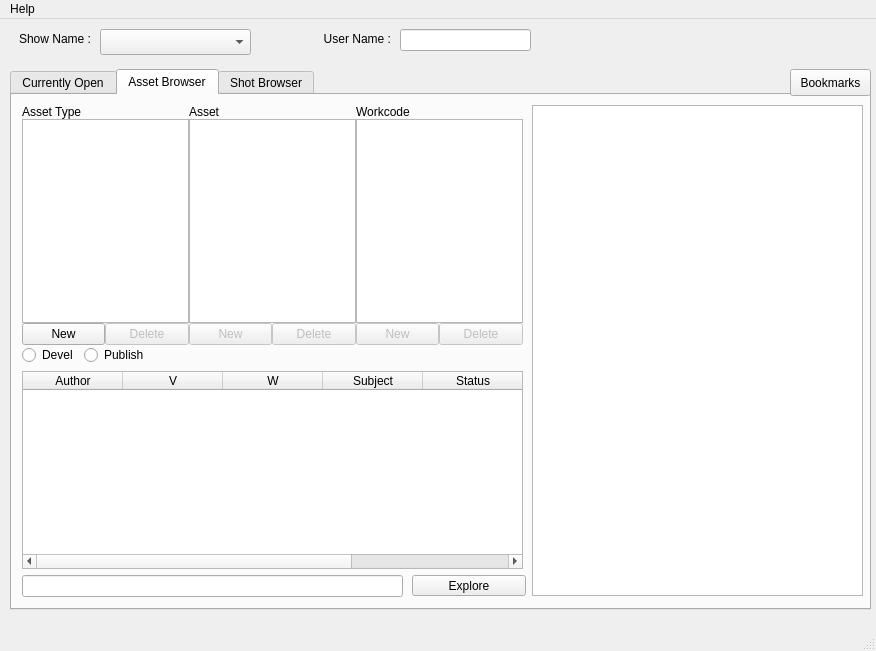
<?xml version="1.0" encoding="UTF-8"?>
<ui version="4.0">
 <class>ipipeline_GUI</class>
 <widget class="QMainWindow" name="ipipeline_GUI">
  <property name="geometry">
   <rect>
    <x>0</x>
    <y>0</y>
    <width>876</width>
    <height>651</height>
   </rect>
  </property>
  <property name="sizePolicy">
   <sizepolicy hsizetype="Fixed" vsizetype="Fixed">
    <horstretch>0</horstretch>
    <verstretch>0</verstretch>
   </sizepolicy>
  </property>
  <property name="minimumSize">
   <size>
    <width>876</width>
    <height>651</height>
   </size>
  </property>
  <property name="windowTitle">
   <string>iPipeline</string>
  </property>
  <widget class="QWidget" name="centralwidget">
   <widget class="QComboBox" name="projNameCombo">
    <property name="geometry">
     <rect>
      <x>100</x>
      <y>10</y>
      <width>151</width>
      <height>26</height>
     </rect>
    </property>
   </widget>
   <widget class="QLabel" name="label_15">
    <property name="enabled">
     <bool>true</bool>
    </property>
    <property name="geometry">
     <rect>
      <x>310</x>
      <y>10</y>
      <width>81</width>
      <height>20</height>
     </rect>
    </property>
    <property name="text">
     <string>User Name :</string>
    </property>
    <property name="alignment">
     <set>Qt::AlignRight|Qt::AlignTrailing|Qt::AlignVCenter</set>
    </property>
   </widget>
   <widget class="QLineEdit" name="userNameLineEdit">
    <property name="geometry">
     <rect>
      <x>400</x>
      <y>10</y>
      <width>131</width>
      <height>22</height>
     </rect>
    </property>
   </widget>
   <widget class="QLabel" name="label_16">
    <property name="geometry">
     <rect>
      <x>0</x>
      <y>10</y>
      <width>91</width>
      <height>20</height>
     </rect>
    </property>
    <property name="text">
     <string>Show Name :</string>
    </property>
    <property name="alignment">
     <set>Qt::AlignRight|Qt::AlignTrailing|Qt::AlignVCenter</set>
    </property>
   </widget>
   <widget class="QTabWidget" name="tabWidget">
    <property name="geometry">
     <rect>
      <x>10</x>
      <y>50</y>
      <width>861</width>
      <height>541</height>
     </rect>
    </property>
    <property name="currentIndex">
     <number>1</number>
    </property>
    <widget class="QWidget" name="tab">
     <attribute name="title">
      <string>Currently Open</string>
     </attribute>
     <widget class="QLabel" name="currOpenTitle">
      <property name="geometry">
       <rect>
        <x>10</x>
        <y>10</y>
        <width>131</width>
        <height>16</height>
       </rect>
      </property>
      <property name="text">
       <string>CURRENTLY OPEN:</string>
      </property>
     </widget>
     <widget class="QLabel" name="label_5">
      <property name="geometry">
       <rect>
        <x>10</x>
        <y>140</y>
        <width>62</width>
        <height>16</height>
       </rect>
      </property>
      <property name="text">
       <string>Actions</string>
      </property>
     </widget>
     <widget class="QLabel" name="label_6">
      <property name="geometry">
       <rect>
        <x>200</x>
        <y>140</y>
        <width>62</width>
        <height>16</height>
       </rect>
      </property>
      <property name="text">
       <string>History</string>
      </property>
     </widget>
     <widget class="QLineEdit" name="currOpenLocationField">
      <property name="geometry">
       <rect>
        <x>200</x>
        <y>480</y>
        <width>481</width>
        <height>22</height>
       </rect>
      </property>
      <property name="readOnly">
       <bool>true</bool>
      </property>
     </widget>
     <widget class="QPushButton" name="currOpenExploreButton">
      <property name="geometry">
       <rect>
        <x>690</x>
        <y>480</y>
        <width>114</width>
        <height>21</height>
       </rect>
      </property>
      <property name="text">
       <string>Explore</string>
      </property>
     </widget>
     <widget class="Line" name="line">
      <property name="geometry">
       <rect>
        <x>10</x>
        <y>130</y>
        <width>791</width>
        <height>16</height>
       </rect>
      </property>
      <property name="orientation">
       <enum>Qt::Horizontal</enum>
      </property>
     </widget>
     <widget class="QLabel" name="label">
      <property name="geometry">
       <rect>
        <x>150</x>
        <y>70</y>
        <width>62</width>
        <height>16</height>
       </rect>
      </property>
      <property name="text">
       <string>Prod:</string>
      </property>
     </widget>
     <widget class="QLineEdit" name="currOpenProdField">
      <property name="geometry">
       <rect>
        <x>210</x>
        <y>70</y>
        <width>101</width>
        <height>22</height>
       </rect>
      </property>
      <property name="readOnly">
       <bool>true</bool>
      </property>
     </widget>
     <widget class="QLineEdit" name="currOpenFileField">
      <property name="geometry">
       <rect>
        <x>380</x>
        <y>70</y>
        <width>71</width>
        <height>22</height>
       </rect>
      </property>
      <property name="readOnly">
       <bool>true</bool>
      </property>
     </widget>
     <widget class="QLabel" name="label_14">
      <property name="geometry">
       <rect>
        <x>470</x>
        <y>70</y>
        <width>62</width>
        <height>16</height>
       </rect>
      </property>
      <property name="text">
       <string>Version:</string>
      </property>
     </widget>
     <widget class="QLineEdit" name="currOpenVerField">
      <property name="geometry">
       <rect>
        <x>530</x>
        <y>70</y>
        <width>31</width>
        <height>22</height>
       </rect>
      </property>
      <property name="readOnly">
       <bool>true</bool>
      </property>
     </widget>
     <widget class="QLabel" name="label_19">
      <property name="geometry">
       <rect>
        <x>10</x>
        <y>100</y>
        <width>62</width>
        <height>16</height>
       </rect>
      </property>
      <property name="text">
       <string>Level 1:</string>
      </property>
     </widget>
     <widget class="QLineEdit" name="currOpenLevel1Field">
      <property name="geometry">
       <rect>
        <x>70</x>
        <y>100</y>
        <width>71</width>
        <height>22</height>
       </rect>
      </property>
      <property name="readOnly">
       <bool>true</bool>
      </property>
     </widget>
     <widget class="QLabel" name="label_26">
      <property name="geometry">
       <rect>
        <x>150</x>
        <y>100</y>
        <width>62</width>
        <height>16</height>
       </rect>
      </property>
      <property name="text">
       <string>Level 2:</string>
      </property>
     </widget>
     <widget class="QLineEdit" name="currOpenLevel2Field">
      <property name="geometry">
       <rect>
        <x>210</x>
        <y>100</y>
        <width>101</width>
        <height>22</height>
       </rect>
      </property>
      <property name="readOnly">
       <bool>true</bool>
      </property>
     </widget>
     <widget class="QLabel" name="label_27">
      <property name="geometry">
       <rect>
        <x>320</x>
        <y>100</y>
        <width>62</width>
        <height>16</height>
       </rect>
      </property>
      <property name="text">
       <string>Level 3:</string>
      </property>
     </widget>
     <widget class="QLineEdit" name="currOpenLevel3Field">
      <property name="geometry">
       <rect>
        <x>380</x>
        <y>100</y>
        <width>71</width>
        <height>22</height>
       </rect>
      </property>
      <property name="readOnly">
       <bool>true</bool>
      </property>
     </widget>
     <widget class="QLineEdit" name="currOpenWipField">
      <property name="geometry">
       <rect>
        <x>570</x>
        <y>70</y>
        <width>31</width>
        <height>22</height>
       </rect>
      </property>
      <property name="readOnly">
       <bool>true</bool>
      </property>
     </widget>
     <widget class="QTableWidget" name="currOpenHistoryTable">
      <property name="geometry">
       <rect>
        <x>200</x>
        <y>160</y>
        <width>601</width>
        <height>311</height>
       </rect>
      </property>
      <property name="editTriggers">
       <set>QAbstractItemView::NoEditTriggers</set>
      </property>
      <property name="selectionBehavior">
       <enum>QAbstractItemView::SelectRows</enum>
      </property>
      <column>
       <property name="text">
        <string>Author</string>
       </property>
      </column>
      <column>
       <property name="text">
        <string>Event</string>
       </property>
      </column>
      <column>
       <property name="text">
        <string>V</string>
       </property>
      </column>
      <column>
       <property name="text">
        <string>W</string>
       </property>
      </column>
      <column>
       <property name="text">
        <string>Subject</string>
       </property>
      </column>
      <column>
       <property name="text">
        <string>Date</string>
       </property>
      </column>
     </widget>
     <widget class="QLineEdit" name="currOpenSubjectField">
      <property name="geometry">
       <rect>
        <x>530</x>
        <y>100</y>
        <width>161</width>
        <height>22</height>
       </rect>
      </property>
      <property name="readOnly">
       <bool>true</bool>
      </property>
     </widget>
     <widget class="QLabel" name="label_28">
      <property name="geometry">
       <rect>
        <x>470</x>
        <y>100</y>
        <width>62</width>
        <height>16</height>
       </rect>
      </property>
      <property name="text">
       <string>Subject:</string>
      </property>
     </widget>
     <widget class="QLineEdit" name="currOpenProjectField">
      <property name="geometry">
       <rect>
        <x>70</x>
        <y>70</y>
        <width>71</width>
        <height>22</height>
       </rect>
      </property>
      <property name="readOnly">
       <bool>true</bool>
      </property>
     </widget>
     <widget class="QLabel" name="label_31">
      <property name="geometry">
       <rect>
        <x>10</x>
        <y>70</y>
        <width>62</width>
        <height>16</height>
       </rect>
      </property>
      <property name="text">
       <string>Project:</string>
      </property>
     </widget>
     <widget class="QLabel" name="label_10">
      <property name="geometry">
       <rect>
        <x>10</x>
        <y>40</y>
        <width>71</width>
        <height>16</height>
       </rect>
      </property>
      <property name="text">
       <string>File name:</string>
      </property>
     </widget>
     <widget class="QLabel" name="currOpenFileNameLabel">
      <property name="geometry">
       <rect>
        <x>80</x>
        <y>40</y>
        <width>611</width>
        <height>16</height>
       </rect>
      </property>
      <property name="text">
       <string/>
      </property>
     </widget>
     <widget class="QLabel" name="label_32">
      <property name="geometry">
       <rect>
        <x>320</x>
        <y>70</y>
        <width>62</width>
        <height>16</height>
       </rect>
      </property>
      <property name="text">
       <string>File:</string>
      </property>
     </widget>
     <widget class="QPushButton" name="refreshOpenedButton">
      <property name="geometry">
       <rect>
        <x>140</x>
        <y>10</y>
        <width>81</width>
        <height>27</height>
       </rect>
      </property>
      <property name="text">
       <string>Refresh Info</string>
      </property>
     </widget>
     <widget class="QPushButton" name="currOpenSaveDevelButton">
      <property name="geometry">
       <rect>
        <x>10</x>
        <y>160</y>
        <width>181</width>
        <height>25</height>
       </rect>
      </property>
      <property name="styleSheet">
       <string>background-color: rgb(98, 151, 121);</string>
      </property>
      <property name="text">
       <string>Save Devel</string>
      </property>
     </widget>
     <widget class="QPushButton" name="currOpenCloseButton">
      <property name="geometry">
       <rect>
        <x>10</x>
        <y>190</y>
        <width>181</width>
        <height>25</height>
       </rect>
      </property>
      <property name="text">
       <string>Close</string>
      </property>
     </widget>
     <widget class="QPushButton" name="currOpenSavePublishButton">
      <property name="geometry">
       <rect>
        <x>10</x>
        <y>220</y>
        <width>181</width>
        <height>25</height>
       </rect>
      </property>
      <property name="styleSheet">
       <string>background-color: rgb(39, 114, 173);</string>
      </property>
      <property name="text">
       <string>Save Publish</string>
      </property>
     </widget>
     <widget class="QGroupBox" name="groupBox">
      <property name="geometry">
       <rect>
        <x>10</x>
        <y>250</y>
        <width>181</width>
        <height>251</height>
       </rect>
      </property>
      <property name="title">
       <string>Preview </string>
      </property>
      <widget class="QLabel" name="currOpenPreviewImage">
       <property name="geometry">
        <rect>
         <x>10</x>
         <y>20</y>
         <width>164</width>
         <height>105</height>
        </rect>
       </property>
       <property name="text">
        <string>no preview</string>
       </property>
      </widget>
      <widget class="QPushButton" name="currOpenViewPlayblastButton">
       <property name="geometry">
        <rect>
         <x>90</x>
         <y>220</y>
         <width>81</width>
         <height>25</height>
        </rect>
       </property>
       <property name="text">
        <string>View</string>
       </property>
      </widget>
      <widget class="QSpinBox" name="tracPriority_spinBox">
       <property name="geometry">
        <rect>
         <x>110</x>
         <y>130</y>
         <width>61</width>
         <height>22</height>
        </rect>
       </property>
       <property name="value">
        <number>10</number>
       </property>
      </widget>
      <widget class="QLabel" name="priority_label">
       <property name="geometry">
        <rect>
         <x>10</x>
         <y>135</y>
         <width>87</width>
         <height>17</height>
        </rect>
       </property>
       <property name="text">
        <string>Tractor Priority</string>
       </property>
      </widget>
      <widget class="QPushButton" name="currOpenSnapshotButton">
       <property name="geometry">
        <rect>
         <x>10</x>
         <y>190</y>
         <width>161</width>
         <height>25</height>
        </rect>
       </property>
       <property name="text">
        <string>Take Snapshot</string>
       </property>
      </widget>
      <widget class="QPushButton" name="currOpenRecordPlayblastButton">
       <property name="geometry">
        <rect>
         <x>10</x>
         <y>220</y>
         <width>81</width>
         <height>25</height>
        </rect>
       </property>
       <property name="text">
        <string>Rec</string>
       </property>
      </widget>
      <widget class="QLabel" name="priority_label_2">
       <property name="geometry">
        <rect>
         <x>10</x>
         <y>160</y>
         <width>87</width>
         <height>17</height>
        </rect>
       </property>
       <property name="text">
        <string>Scale</string>
       </property>
      </widget>
      <widget class="QSpinBox" name="previewScale_spinBox">
       <property name="geometry">
        <rect>
         <x>110</x>
         <y>160</y>
         <width>61</width>
         <height>22</height>
        </rect>
       </property>
       <property name="minimum">
        <number>1</number>
       </property>
       <property name="maximum">
        <number>300</number>
       </property>
       <property name="value">
        <number>100</number>
       </property>
      </widget>
     </widget>
    </widget>
    <widget class="QWidget" name="tab_3">
     <attribute name="title">
      <string>Asset Browser</string>
     </attribute>
     <widget class="QLineEdit" name="assetLocationField">
      <property name="geometry">
       <rect>
        <x>10</x>
        <y>480</y>
        <width>381</width>
        <height>22</height>
       </rect>
      </property>
      <property name="readOnly">
       <bool>true</bool>
      </property>
     </widget>
     <widget class="QPushButton" name="exploreAssetButton">
      <property name="geometry">
       <rect>
        <x>400</x>
        <y>480</y>
        <width>114</width>
        <height>21</height>
       </rect>
      </property>
      <property name="text">
       <string>Explore</string>
      </property>
     </widget>
     <widget class="QListWidget" name="asset_cmmtList">
      <property name="geometry">
       <rect>
        <x>520</x>
        <y>10</y>
        <width>331</width>
        <height>491</height>
       </rect>
      </property>
     </widget>
     <widget class="QWidget" name="layoutWidget_2">
      <property name="geometry">
       <rect>
        <x>10</x>
        <y>250</y>
        <width>501</width>
        <height>224</height>
       </rect>
      </property>
      <layout class="QGridLayout" name="gridLayout_2">
       <item row="0" column="0">
        <widget class="QRadioButton" name="assetDevel_rd">
         <property name="text">
          <string>Devel</string>
         </property>
        </widget>
       </item>
       <item row="0" column="1">
        <widget class="QRadioButton" name="assetPub_rd">
         <property name="text">
          <string>Publish</string>
         </property>
        </widget>
       </item>
       <item row="0" column="2">
        <spacer name="horizontalSpacer_2">
         <property name="orientation">
          <enum>Qt::Horizontal</enum>
         </property>
         <property name="sizeHint" stdset="0">
          <size>
           <width>40</width>
           <height>20</height>
          </size>
         </property>
        </spacer>
       </item>
       <item row="1" column="0" colspan="3">
        <widget class="QTableWidget" name="asset_listTable">
         <column>
          <property name="text">
           <string>Author</string>
          </property>
         </column>
         <column>
          <property name="text">
           <string>V</string>
          </property>
         </column>
         <column>
          <property name="text">
           <string>W</string>
          </property>
         </column>
         <column>
          <property name="text">
           <string>Subject</string>
          </property>
         </column>
         <column>
          <property name="text">
           <string>Status</string>
          </property>
         </column>
         <column>
          <property name="text">
           <string>Date</string>
          </property>
         </column>
        </widget>
       </item>
      </layout>
     </widget>
     <widget class="QWidget" name="layoutWidget_3">
      <property name="geometry">
       <rect>
        <x>10</x>
        <y>10</y>
        <width>501</width>
        <height>240</height>
       </rect>
      </property>
      <layout class="QHBoxLayout">
       <property name="spacing">
        <number>0</number>
       </property>
       <property name="margin">
        <number>0</number>
       </property>
       <item>
        <layout class="QGridLayout">
         <property name="margin">
          <number>0</number>
         </property>
         <property name="spacing">
          <number>0</number>
         </property>
         <item row="0" column="0" colspan="2">
          <widget class="QLabel" name="label_17">
           <property name="text">
            <string>Asset Type</string>
           </property>
          </widget>
         </item>
         <item row="1" column="0" colspan="2">
          <widget class="QListWidget" name="assetTypeScrollList"/>
         </item>
         <item row="2" column="0">
          <widget class="QPushButton" name="assetTypeNewButton">
           <property name="text">
            <string>New</string>
           </property>
          </widget>
         </item>
         <item row="2" column="1">
          <widget class="QPushButton" name="assetTypeRemoveButton">
           <property name="enabled">
            <bool>false</bool>
           </property>
           <property name="text">
            <string>Delete</string>
           </property>
          </widget>
         </item>
        </layout>
       </item>
       <item>
        <layout class="QGridLayout">
         <property name="margin">
          <number>0</number>
         </property>
         <property name="spacing">
          <number>0</number>
         </property>
         <item row="0" column="0" colspan="2">
          <widget class="QLabel" name="label_20">
           <property name="text">
            <string>Asset</string>
           </property>
          </widget>
         </item>
         <item row="1" column="0" colspan="2">
          <widget class="QListWidget" name="assetScrollList">
           <property name="contextMenuPolicy">
            <enum>Qt::CustomContextMenu</enum>
           </property>
          </widget>
         </item>
         <item row="2" column="0">
          <widget class="QPushButton" name="assetNewButton">
           <property name="enabled">
            <bool>false</bool>
           </property>
           <property name="text">
            <string>New</string>
           </property>
          </widget>
         </item>
         <item row="2" column="1">
          <widget class="QPushButton" name="assetRemoveButton">
           <property name="enabled">
            <bool>false</bool>
           </property>
           <property name="text">
            <string>Delete</string>
           </property>
          </widget>
         </item>
        </layout>
       </item>
       <item>
        <layout class="QGridLayout">
         <property name="margin">
          <number>0</number>
         </property>
         <property name="spacing">
          <number>0</number>
         </property>
         <item row="0" column="0" colspan="2">
          <widget class="QLabel" name="label_22">
           <property name="text">
            <string>Workcode</string>
           </property>
          </widget>
         </item>
         <item row="1" column="0" colspan="2">
          <widget class="QListWidget" name="componentScrollList"/>
         </item>
         <item row="2" column="0">
          <widget class="QPushButton" name="componentNewButton">
           <property name="enabled">
            <bool>false</bool>
           </property>
           <property name="text">
            <string>New</string>
           </property>
          </widget>
         </item>
         <item row="2" column="1">
          <widget class="QPushButton" name="componentRemoveButton">
           <property name="enabled">
            <bool>false</bool>
           </property>
           <property name="text">
            <string>Delete</string>
           </property>
          </widget>
         </item>
        </layout>
       </item>
      </layout>
     </widget>
    </widget>
    <widget class="QWidget" name="tab_2">
     <attribute name="title">
      <string>Shot Browser</string>
     </attribute>
     <widget class="QLineEdit" name="shotLocationField">
      <property name="geometry">
       <rect>
        <x>10</x>
        <y>480</y>
        <width>381</width>
        <height>22</height>
       </rect>
      </property>
      <property name="readOnly">
       <bool>true</bool>
      </property>
     </widget>
     <widget class="QPushButton" name="exploreShotButton">
      <property name="geometry">
       <rect>
        <x>400</x>
        <y>480</y>
        <width>114</width>
        <height>21</height>
       </rect>
      </property>
      <property name="text">
       <string>Explore</string>
      </property>
     </widget>
     <widget class="QListWidget" name="shot_cmmtList">
      <property name="geometry">
       <rect>
        <x>520</x>
        <y>10</y>
        <width>331</width>
        <height>491</height>
       </rect>
      </property>
     </widget>
     <widget class="QWidget" name="layoutWidget">
      <property name="geometry">
       <rect>
        <x>10</x>
        <y>10</y>
        <width>501</width>
        <height>240</height>
       </rect>
      </property>
      <layout class="QHBoxLayout">
       <property name="spacing">
        <number>0</number>
       </property>
       <property name="margin">
        <number>0</number>
       </property>
       <item>
        <layout class="QGridLayout">
         <property name="margin">
          <number>0</number>
         </property>
         <property name="spacing">
          <number>0</number>
         </property>
         <item row="0" column="0" colspan="2">
          <widget class="QLabel" name="label_7">
           <property name="text">
            <string>Sequence</string>
           </property>
          </widget>
         </item>
         <item row="1" column="0" colspan="2">
          <widget class="QListWidget" name="sequenceScrollList"/>
         </item>
         <item row="2" column="0">
          <widget class="QPushButton" name="sequenceNewButton">
           <property name="text">
            <string>New</string>
           </property>
          </widget>
         </item>
         <item row="2" column="1">
          <widget class="QPushButton" name="sequenceRemoveButton">
           <property name="enabled">
            <bool>false</bool>
           </property>
           <property name="text">
            <string>Delete</string>
           </property>
          </widget>
         </item>
        </layout>
       </item>
       <item>
        <layout class="QGridLayout">
         <property name="margin">
          <number>0</number>
         </property>
         <property name="spacing">
          <number>0</number>
         </property>
         <item row="0" column="0" colspan="2">
          <widget class="QLabel" name="label_8">
           <property name="text">
            <string>Shot</string>
           </property>
          </widget>
         </item>
         <item row="1" column="0" colspan="2">
          <widget class="QListWidget" name="shotScrollList">
           <property name="contextMenuPolicy">
            <enum>Qt::CustomContextMenu</enum>
           </property>
          </widget>
         </item>
         <item row="2" column="0">
          <widget class="QPushButton" name="shotNewButton">
           <property name="enabled">
            <bool>false</bool>
           </property>
           <property name="text">
            <string>New</string>
           </property>
          </widget>
         </item>
         <item row="2" column="1">
          <widget class="QPushButton" name="shotRemoveButton">
           <property name="enabled">
            <bool>false</bool>
           </property>
           <property name="text">
            <string>Delete</string>
           </property>
          </widget>
         </item>
        </layout>
       </item>
       <item>
        <layout class="QGridLayout">
         <property name="margin">
          <number>0</number>
         </property>
         <property name="spacing">
          <number>0</number>
         </property>
         <item row="0" column="0" colspan="2">
          <widget class="QLabel" name="label_9">
           <property name="text">
            <string>Workcode</string>
           </property>
          </widget>
         </item>
         <item row="1" column="0" colspan="2">
          <widget class="QListWidget" name="shotComponentScrollList"/>
         </item>
         <item row="2" column="0">
          <widget class="QPushButton" name="shotComponentNewButton">
           <property name="enabled">
            <bool>false</bool>
           </property>
           <property name="text">
            <string>New</string>
           </property>
          </widget>
         </item>
         <item row="2" column="1">
          <widget class="QPushButton" name="shotComponentRemoveButton">
           <property name="enabled">
            <bool>false</bool>
           </property>
           <property name="text">
            <string>Delete</string>
           </property>
          </widget>
         </item>
        </layout>
       </item>
      </layout>
     </widget>
     <widget class="QWidget" name="">
      <property name="geometry">
       <rect>
        <x>10</x>
        <y>250</y>
        <width>501</width>
        <height>224</height>
       </rect>
      </property>
      <layout class="QGridLayout" name="gridLayout">
       <item row="0" column="0">
        <widget class="QRadioButton" name="shotDev_rd">
         <property name="text">
          <string>Devel</string>
         </property>
        </widget>
       </item>
       <item row="0" column="1">
        <widget class="QRadioButton" name="shotPub_rd">
         <property name="text">
          <string>Publish</string>
         </property>
        </widget>
       </item>
       <item row="0" column="2">
        <spacer name="horizontalSpacer">
         <property name="orientation">
          <enum>Qt::Horizontal</enum>
         </property>
         <property name="sizeHint" stdset="0">
          <size>
           <width>40</width>
           <height>20</height>
          </size>
         </property>
        </spacer>
       </item>
       <item row="1" column="0" colspan="3">
        <widget class="QTableWidget" name="shot_listTable">
         <column>
          <property name="text">
           <string>Author</string>
          </property>
         </column>
         <column>
          <property name="text">
           <string>V</string>
          </property>
         </column>
         <column>
          <property name="text">
           <string>W</string>
          </property>
         </column>
         <column>
          <property name="text">
           <string>Subject</string>
          </property>
         </column>
         <column>
          <property name="text">
           <string>Status</string>
          </property>
         </column>
         <column>
          <property name="text">
           <string>Date</string>
          </property>
         </column>
        </widget>
       </item>
      </layout>
     </widget>
    </widget>
   </widget>
   <widget class="QToolButton" name="bookmark_tbtn">
    <property name="geometry">
     <rect>
      <x>790</x>
      <y>50</y>
      <width>81</width>
      <height>27</height>
     </rect>
    </property>
    <property name="text">
     <string notr="true">Bookmarks</string>
    </property>
    <property name="checkable">
     <bool>true</bool>
    </property>
    <property name="popupMode">
     <enum>QToolButton::InstantPopup</enum>
    </property>
    <property name="autoRaise">
     <bool>false</bool>
    </property>
    <property name="arrowType">
     <enum>Qt::NoArrow</enum>
    </property>
   </widget>
  </widget>
  <widget class="QMenuBar" name="menubar">
   <property name="geometry">
    <rect>
     <x>0</x>
     <y>0</y>
     <width>876</width>
     <height>27</height>
    </rect>
   </property>
   <widget class="QMenu" name="menuFile">
    <property name="title">
     <string>Help</string>
    </property>
    <addaction name="actionIPipeline_Wiki"/>
    <addaction name="actionWhatsnew"/>
   </widget>
   <addaction name="menuFile"/>
  </widget>
  <widget class="QStatusBar" name="ip_statusBar"/>
  <action name="actionIPipeline_Wiki">
   <property name="text">
    <string>iPipeline Wiki</string>
   </property>
  </action>
  <action name="actionNotice">
   <property name="text">
    <string>Notice</string>
   </property>
  </action>
  <action name="actionWhatsnew">
   <property name="text">
    <string>History</string>
   </property>
  </action>
 </widget>
 <resources/>
 <connections/>
</ui>
